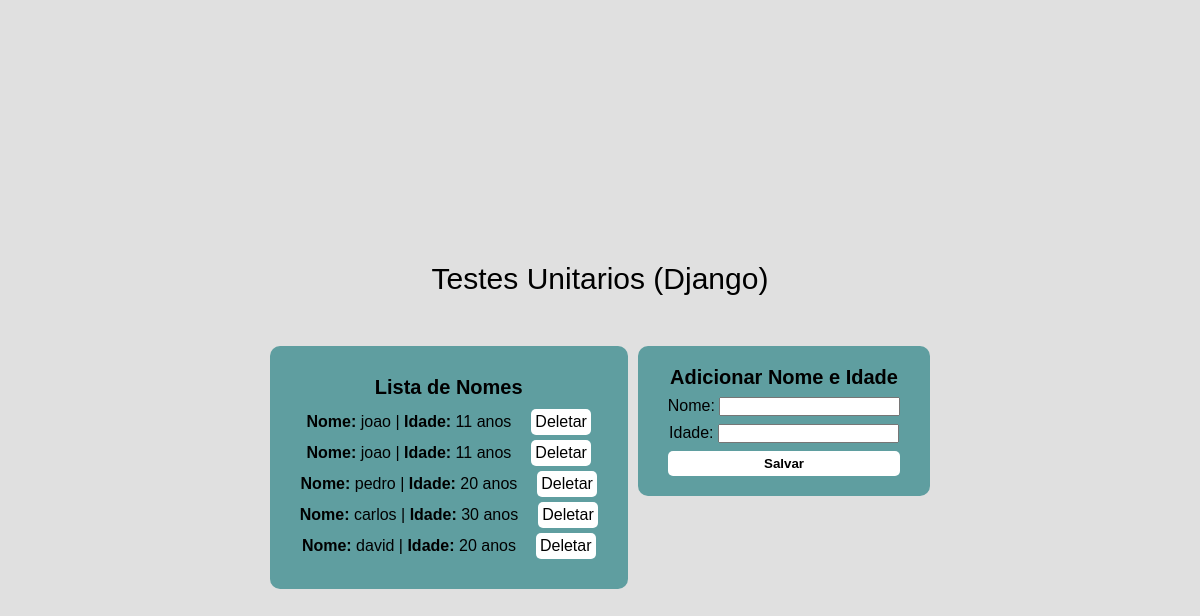
The app's page /, older data.
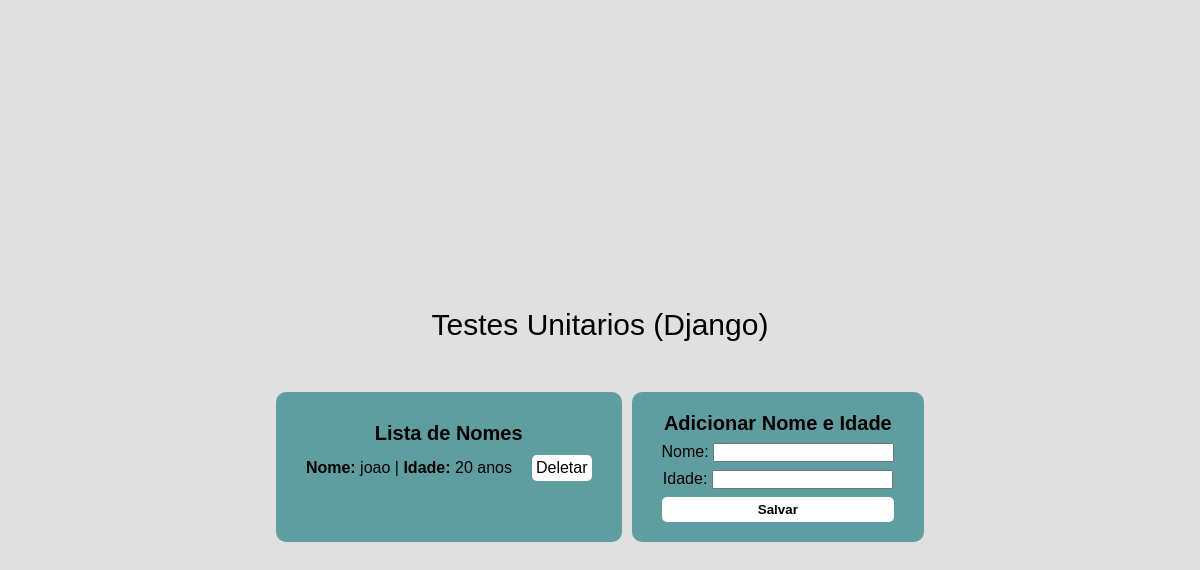
The same page, newer data.
### core/models.py (models this page shows, shortened)
class Usuario (models.Model):
    nome = models.CharField(max_length=100)
    idade = models.IntegerField()

### core/views.py (the view)
def index(request):
    usuarios = Usuario.objects.all()
    return render(request, 'index.html', {'usuarios': usuarios})

### core/templates/index.html (shortened to what this page needs)
{% load static %}
<!DOCTYPE html>
<html lang="en">
<head>
    <link rel="stylesheet" href="{% static 'index.css' %}">
</head>
<body>
    <h1>Testes Unitarios (Django)</h1>
    <div class="container">
        <main>
            <p class="titulo">Lista de Nomes</p>
            {% if usuarios %}
            <ul>
                {% for usuario in usuarios %}
                <li>
                    <p><strong>Nome:</strong> {{ usuario.nome }} | <strong>Idade:</strong>  {{ usuario.idade }} anos </p>
                    <a href="{% url 'excluir_usuario' usuario.id %}">Deletar</a>
                </li>
                {% endfor %}
            </ul>
            {% else %}
            <p>Nenhum usuário encontrado.</p>
            {% endif %}
        </main>
        <main class="formulario">
            <form action="{% url 'salvar' %}" method="post">
                <p class="titulo">Adicionar Nome e Idade</p>
                <p>
                    <label for="nome">Nome:</label>
                    <input type="text" id="name" name="nome" required>
                </p>
                <p>
                    <label for="idade">Idade:</label>
                    <input type="text" id="idade" name="idade" required>
                </p>
                <button type="submit">Salvar</button>
            </form>
        </main>
    </div>
</body>
</html>

### core/static/index.css (style rules this page uses)
* { box-sizing: border-box; margin: 0; padding: 0; font-family: Arial, Helvetica, sans-serif; }
body { background-color: rgb(224, 224, 224); height: auto; width: 100%; height: 100vh; display: flex; align-items: center; justify-content: center; flex-direction: column; gap: 50px; }
h1 { font-size: 30px; font-weight: 500; }
.container { display: flex; gap: 10px; }
main form { display: flex; flex-direction: column; align-items: center; justify-content: center; gap: 8px; }
form button { width: 100%; height: 25px; background-color: white; color: black; border: none; border-radius: 5px; cursor: pointer; font-weight: 700; }
main { padding: 30px; display: flex; flex-direction: column; align-items: center; justify-content: start; height: auto; background-color: cadetblue; gap: 10px; border-radius: 10px; }
.formulario { padding: 30px; display: flex; flex-direction: column; align-items: center; justify-content: center; height: 150px; background-color: cadetblue; gap: 10px; border-radius: 10px; }
.titulo { font-size: 20px; font-weight: 600; }
main ul { display: flex; flex-direction: column; gap: 5px; }
main ul li a { padding: 4px; border-radius: 5px; text-decoration: none; color: black; background-color: white; font-weight: 500; }
main ul li { display: flex; gap: 20px; align-items: center; justify-content: center; }

Row changes from the older to the newer data that the page shows:
removed Usuario: nome "joao", idade "11"
removed Usuario: nome "joao", idade "11"
removed Usuario: nome "pedro", idade "20"
removed Usuario: nome "carlos", idade "30"
removed Usuario: nome "david", idade "20"
added Usuario: nome "joao", idade "20"
